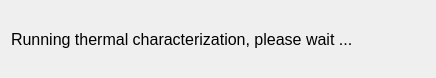
<?xml version="1.0" encoding="UTF-8"?>
<ui version="4.0">
 <class>waiting_dialog</class>
 <widget class="QDialog" name="waiting_dialog">
  <property name="geometry">
   <rect>
    <x>0</x>
    <y>0</y>
    <width>436</width>
    <height>78</height>
   </rect>
  </property>
  <property name="windowTitle">
   <string>please wait !!</string>
  </property>
  <layout class="QGridLayout" name="gridLayout">
   <item row="0" column="0">
    <widget class="QLabel" name="txt_wait_msg">
     <property name="font">
      <font>
       <pointsize>12</pointsize>
      </font>
     </property>
     <property name="text">
      <string>Running thermal characterization, please wait ... </string>
     </property>
    </widget>
   </item>
  </layout>
 </widget>
 <resources/>
 <connections/>
</ui>
